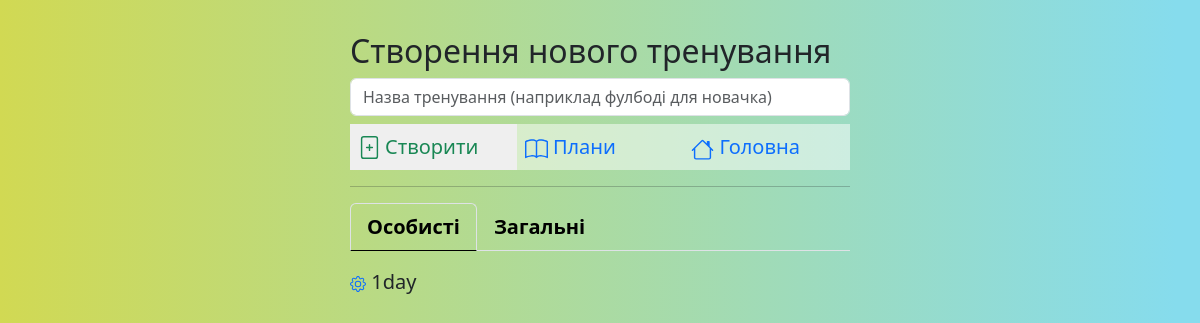
Before: /new_train (signed in) with the older database file.
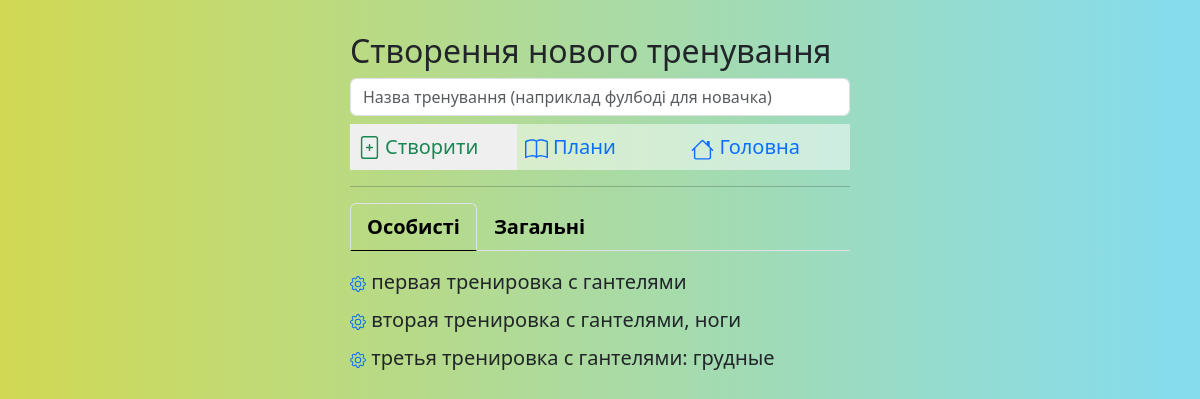
After: the same page with the newer database file.
### _models.py (models this page shows, shortened)
class Training(db.Model):
    __tablename__ = 'trainings'
    training_id = db.Column(db.Integer, primary_key=True)
    name = db.Column(db.String(50), nullable=False)
    local_names = db.Column(db.Text)
    owner = db.Column(db.String(80), default='admin')
    exercises = relationship('Exercise', secondary='training_exercises', overlaps="trainings")
    user_trainings = relationship('UserTraining', back_populates='training', cascade='all, delete-orphan')
    plans = relationship('Plan', secondary='plan_trainings', back_populates='trainings')

### main.py (the view, shortened to what this page needs)
@app.route("/new_train", methods=['POST', 'GET'])
@login_required
def new_train():
    languages = config.LANGUAGES
    empty_locals = {lang: '' for lang in languages}
    if current_user.role != 'admin':
        conditions = or_(Training.owner == 'admin', Training.owner == current_user.name)
    else:
        conditions = or_(Training.owner == 'admin', Training.owner == 'old_training')
    trains_list = Training.query.filter(conditions).all()
    payload_data = [[train, json.loads(train.local_names) if train.local_names is not None else empty_locals] for train in trains_list]
    return render_template('new_train.html', trains_list=trains_list, payload_data=payload_data)

### _logic.py (called while the page is built)
def load_localization_dict():
    phrases = Localization.query.all()
    phrases_list = {}
    for phrase in phrases:
        translations_dict = json.loads(phrase.translations)
        phrases_list[phrase.key] = translations_dict
    return phrases_list

### main.py (called while the page is built)
@login_manager.user_loader
def load_user(user_id):
    return User.query.get(int(user_id))

@app.context_processor
def inject_local_dict():
    local_dict = load_localization_dict()
    return {'local_dict': local_dict}

### templates/new_train.html (shortened to what this page needs)
{% extends 'base.html' %}
{% block body %}
<div class="account-block pt-3">
    <div class="mt-3">
        <h2>{{local_dict['Create_new_workout'][current_user.language]}}</h2>
                        <form method="post">
                            <input type="text" name="train_name" id="train_name" class="form-control mb-2" required value="{{train_name}}" placeholder="{{local_dict['new_workout_placeholder'][current_user.language]}}">
                            <div class="mb-3 d-flex">
                                <div class="account-item fs-5 flex-grow-1 m-0 p-0">
                                    <button type="submit" class="submit-no-border text-success d-flex str-link p-2">
                                        {{local_dict['Create'][current_user.language]}}
                                    </button>
                                </div>
                                <div class="account-item fs-5 m-0 p-0">
                                         <a href="/plans_all" class="str-link link-underline link-underline-opacity-0 p-2">
                                             {{local_dict['Plans'][current_user.language]}}
                                         </a>
                                </div>
                                <div class="account-item fs-5 m-0 p-0 text-truncate">
                                         <a href="/" class="str-link link-underline link-underline-opacity-0 p-2">
                                             {{local_dict['Main'][current_user.language]}}
                                         </a>
                                </div>
                            </div>
                        </form>
        <hr>
        <ul class="nav nav-tabs mb-3 fs-5 fw-semibold" id="pills-tab" role="tablist">
            <li class="nav-item" role="presentation">
                <button class="nav-link active" id="user_trains-tab" data-bs-toggle="pill" data-bs-target="#user_trains" type="button" role="tab" aria-controls="user_trains" aria-selected="true">
                    {{local_dict['Personal'][current_user.language]}}
                </button>
            </li>
            <li class="nav-item" role="presentation">
                <button class="nav-link" id="pills-common-tab" data-bs-toggle="pill" data-bs-target="#common" type="button" role="tab" aria-controls="common" aria-selected="false">
                    {{local_dict['General'][current_user.language]}}
                </button>
            </li>
        </ul>
        <div class="tab-content" id="tabContent">
            <div class="tab-pane fade show active" id="user_trains" role="tabpanel" aria-labelledby="pills-user_trains-tab" tabindex="0">
                    {% for data in payload_data %}
                        {% if data[0].owner == current_user.name %}
                            <div class="fs-5 mb-2 text-truncate">
                            <a href="/edit_train/{{data[0].training_id}}" class="link-underline link-underline-opacity-0">
                                <span class="text-dark">{{data[0].name}}</span>
                            </a>
                            </div>
                        {% endif %}
                    {% endfor %}
            </div>
        </div>
    </div>
</div>
{% endblock %}

Changed rows visible on the page:
changed Training: name "1day" → "первая тренировка с гантелями"
added Training: name "вторая тренировка с гантелями, ноги"
added Training: name "третья тренировка с гантелями: грудные"
